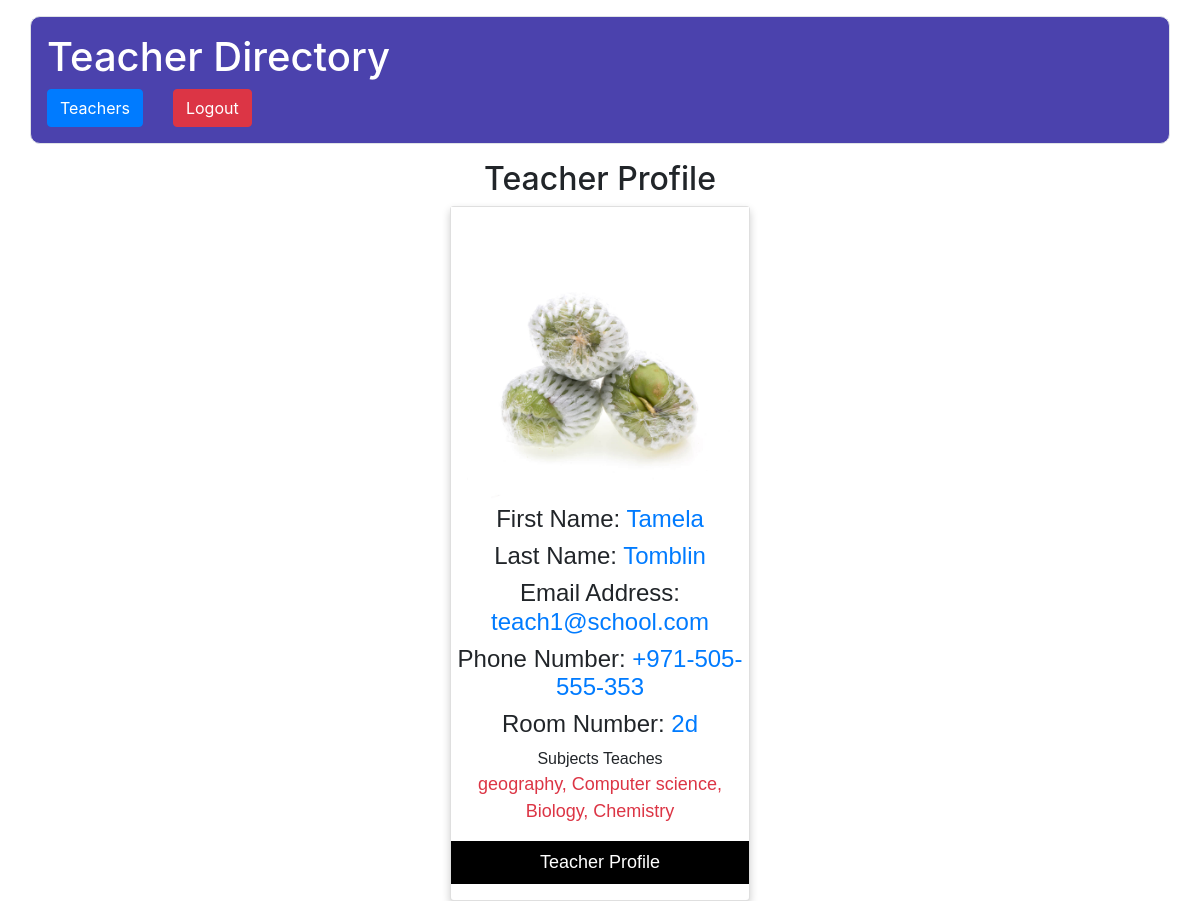
The page /GetProfilePage/?uid=360 (signed in) on the database its author committed.
### directory/models.py (models this page shows, shortened)
class TeacherModel(models.Model):
    FirstName = models.CharField(max_length=100)
    LastName = models.CharField(max_length=100)
    Profilepicture = models.CharField(max_length=100)
    EmailAddress = models.CharField(unique=True, max_length=100)
    PhoneNumber = models.CharField(max_length=100)
    RoomNumber = models.CharField(max_length=100)
    Subjectstaught = models.CharField(max_length=1000)
    class Meta:
        db_table = 'Teachers'

### directory/views.py (the view)
# urls.py: path('GetProfilePage/', dt.GetProfilePage, name='GetProfilePage'),
@login_required(login_url='/Login/')
def GetProfilePage(request):
    if request.method == 'GET':
        id = int(request.GET.get('uid'))
        data = TeacherModel.objects.get(id=id)
        return render(request, 'ProfilePage.html', {'data': data})

### assets/templates/ProfilePage.html (shortened to what this page needs)
{%extends 'appbase.html'%}
{%block contents%}
<!DOCTYPE html>
<html>
<head>
<link rel="stylesheet" href="https://cdnjs.cloudflare.com/ajax/libs/font-awesome/4.7.0/css/font-awesome.min.css">
</head>
<body>
<h2 style="text-align:center">Teacher Profile</h2>
<div class="card">
  <img src="/media/profilepic/{{data.Profilepicture}}" alt="John" style="width:100%">
    <h4>First Name: <span class="text-primary">{{data.FirstName}}</span></h4>
  <h4>Last Name: <span class="text-primary">{{data.LastName}}</span></h4>
  <h4>Email Address: <span class="text-primary">{{data.EmailAddress}}</span></h4>
  <h4>Phone Number: <span class="text-primary">{{data.PhoneNumber}}</span></h4>
  <h4>Room Number: <span class="text-primary">{{data.RoomNumber}}</span></h4>
  Subjects Teaches
    <p class="title text-danger">{{data.Subjectstaught}}</p>
  <p><button>Teacher Profile</button></p>
</div>
</body>
</html>
{%endblock%}

### assets/templates/ProfilePage.html (style rules this page uses)
.card { box-shadow: 0 4px 8px 0 rgba(0, 0, 0, 0.2); max-width: 300px; margin: auto; text-align: center; font-family: arial; }
.title { color: grey; font-size: 18px; }
button { border: none; outline: 0; display: inline-block; padding: 8px; color: white; background-color: #000; text-align: center; cursor: pointer; width: 100%; font-size: 18px; }

### rows shown on the page
TeacherModel: Profilepicture (picture), FirstName "Tamela", LastName "Tomblin", EmailAddress "teach1@school.com", PhoneNumber "+971-505-555-353", RoomNumber "2d", Subjectstaught "geography, Computer science, Biology, Chemistry"
